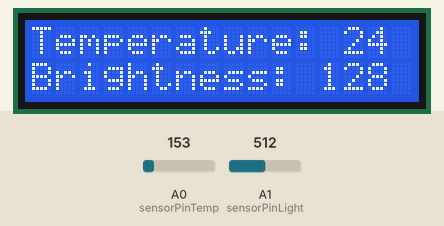
Bench run of a sketch on a simulated Arduino Uno, built with avr-gcc and run on an emulated ATmega328P. On the bench: 16×2 character LCD. The inputs (shaded band) are chosen by the test bench; at power-on: A0 (sensorPinTemp) = 153, A1 (sensorPinLight) = 512.

Above: at 2.6 s.
2.7 s: A0 (sensorPinTemp) set to 133
At 5.5 s:
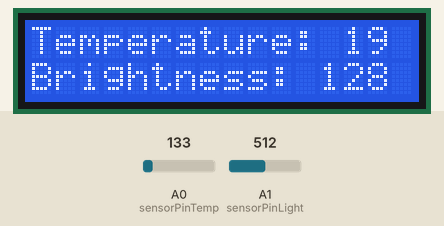
7.5 s: A1 (sensorPinLight) set to 716
At 9.0 s:
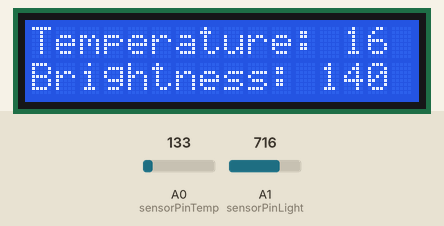
11.5 s: A0 (sensorPinTemp) set to 114
At 12.4 s:
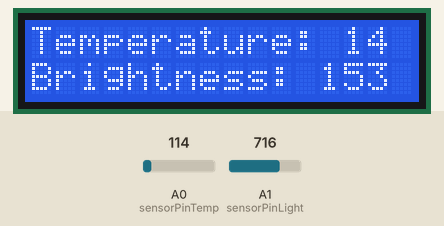
15.6 s: A1 (sensorPinLight) set to 900
At 17.2 s:
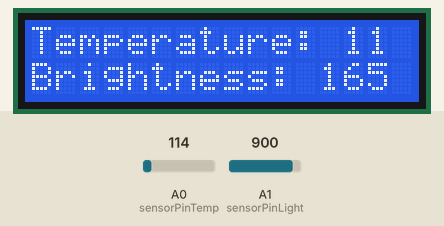
19.6 s: A0 (sensorPinTemp) set to 165
At 20.8 s:
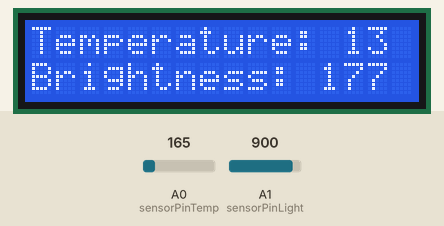
Timing chart, 0 to 22.6 s (numbered marks = the images above; inputs shaded):
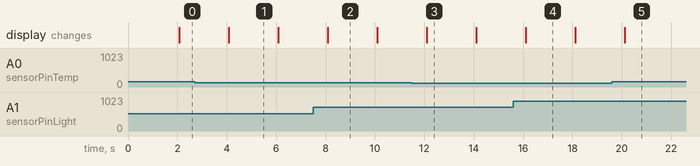

Measured:
- after the input at 2.7 s, the display: changes after 1.4 s (image 1)
- after the input at 7.5 s, the display: changes after 0.59 s (image 2)
- what the display in image 1 shows lasts 2.0 s, from 4.1 s to 6.1 s

The sketch:

code.ino
```cpp
#include <LiquidCrystal.h>
LiquidCrystal lcd(12, 11, 5, 4, 3, 2);

//#include <TimeLib.h>

const int sensorPinTemp = A0;
const int sensorPinLight = A1;
const int actuatorPinBuzzer = 8;

int temperatures[300];
int lights[300];

int time = 0;

int min = 99;
int max = -99;

int currentDay;

void setup() {
  Serial.begin(9600);
  lcd.begin(16, 2);
  pinMode(sensorPinTemp, INPUT);
  pinMode(sensorPinLight, INPUT);

  String input = Serial.readStringUntil('\n');
  int hour, minute, second, day, month, year;
  sscanf(input.c_str(), "%d:%d:%d %d/%d/%d", &hour, &minute, &second, &day, &month, &year);
  currentDay = day;
}

void loop() {
  if (time == 300){
    time = 0;
  }

  String input = Serial.readStringUntil('\n');
  int hour, minute, second, day, month, year;
  sscanf(input.c_str(), "%d:%d:%d %d/%d/%d", &hour, &minute, &second, &day, &month, &year);

  int sensorValTemp = analogRead(sensorPinTemp);
  float voltageTemp = (sensorValTemp / 1024.0) * 5.0;
  int temp = (voltageTemp - 0.5) * 100;
  temperatures[time] = temp;

  int sensorValLight = analogRead(sensorPinLight);
  float voltageLight = sensorValLight / 4;
  int light = voltageLight;
  lights[time] = light;

  if ((time < 10) || (time == 30) || ((time % 60) == 0)){
    char tempToPrint[17] = "Temperature: ";
    char tempAvgStr[3] = "";
    int tempAvg = average(temperatures, time);
    sprintf(tempAvgStr, "%d", tempAvg);
    strcat(tempToPrint, tempAvgStr);
    lcd.clear();
    lcd.print(tempToPrint);

    char lightToPrint[17] = "Brightness: ";
    char lightAvgStr[4] = "";
    int lightAvg = average(lights, time);
    sprintf(lightAvgStr, "%d", lightAvg);
    strcat(lightToPrint, lightAvgStr);
    lcd.setCursor(0, 1);
    lcd.print(lightToPrint);

    if (time >= 60){
      if (lightAvg < 10){
        tone(actuatorPinBuzzer, 2000, 59000);
      }

      if (tempAvg < min){
        min = tempAvg;
      }
      if (tempAvg > max){
        max = tempAvg;
      }

      if (day != currentDay){
        Serial.print("Minimum temperature = ");
        Serial.print(min);
        Serial.print(", Maximum temperature = ");
        Serial.println(max);

        currentDay = day;
        min = 99;
        max = -99;
      }
    }
  }

  delay(1000);
  time++;
}

int average(int arr[], int time){
  int entries = 300;
  int sum = 0;
  if ((time + 1) < entries){
    entries = time + 1;
  }

  for (int i = 0; i < entries; i++){
    sum += arr[i];
  }

  int avg = sum / entries;
  return avg;
}
```
